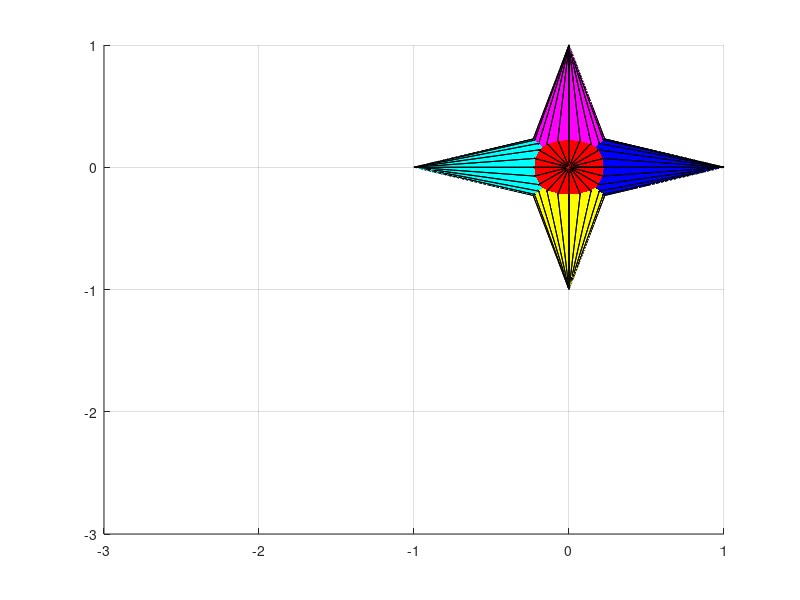

This chart was generated by the following MATLAB code: (Note: this script raises an error after producing the figure.)
ax = axes('XLim',[-3 1],'YLim',[-3 1],'ZLim',[-1 1]);
view(3);
grid on;

[x y z] = cylinder([0.3 0]);
h(1) = surface(x,y,z,'FaceColor','red');
h(2) = surface(x,y,-z,'FaceColor','green');
h(3) = surface(z,x,y,'FaceColor','blue');
h(4) = surface(-z,x,y,'FaceColor','cyan');
h(5) = surface(y,z,x,'FaceColor','magenta');
h(6) = surface(y,-z,x,'FaceColor','yellow');

set(gcf,'Renderer','opengl');

t1 = hgtransform('Parent', ax);
t2 = hgtransform('Parent', ax);
set(h, 'Parent', t1);
h2 = copyobj(h, t2);

Txy = makehgtform('translate', [-1.5 -1.5 0]);
t2.Matrix = Txy;
drawnow

% rotate 5 times
for k = 1:0.1:10*pi
    Rz = makehgtform('zrotate', k);
    t1.Matrix = Rz;
    t2.Matrix = Txy * inv(Rz); % opposite direction
    drawnow
    pause(0.1)
end